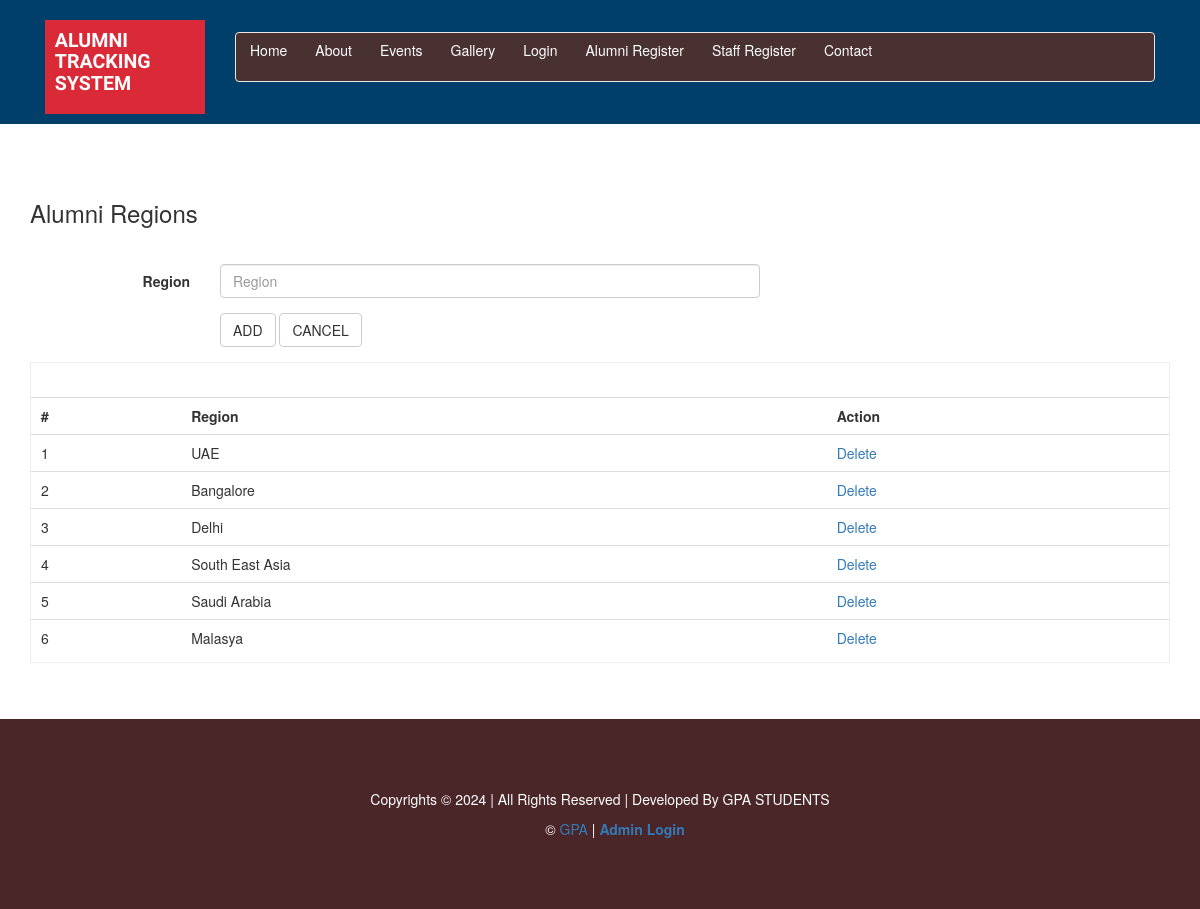
The app's page /region.php with its own data.
### tables this page shows
CREATE TABLE `tblregion` (
  `locid` int(11) NOT NULL,
  `location` varchar(150) NOT NULL
);

### region.php (the view, shortened to what this page needs)
<?php
include("header.php")
  ?>
<div class="container">
	<div class="page">
   <h3>Alumni Regions</h3>
<div class="bs-example" data-example-id="simple-horizontal-form">
    <form class="form-horizontal" action="" method="post">
      <div class="form-group">
        <label for="inputEmail3" class="col-sm-2 control-label">Region</label>
        <div class="col-sm-6">
          <input type="text" class="form-control" id="region" name="region" placeholder="Region" required>
        </div>
      </div>
      <div class="form-group">
        <div class="col-sm-offset-2 col-sm-10">
          <input type="submit" class="btn btn-default" name="add" value="ADD">
		       <input type="submit" class="btn btn-default" name="cancel" value="CANCEL">
        </div>
      </div>
    </form>
  </div>
 <div class="bs-example" data-example-id="contextual-table" style="border: 1px solid #eee">
    <table class="table" id="dataTables-example">
  <tr>
    <th>#</th>
    <th>Region</th>
    <th>Action</th>
  </tr>
  <?php
  $res = mysqli_query($con, "Select * from tblregion");
  $c = 1;
  while($row = mysqli_fetch_array($res))
  {
	  echo "<tr>
    <td>".$c++."</td>
    <td>".$row[1]."</td>
    <td><a href='region.php?id=$row[0]' onclick='return val()'>Delete</a></td>
  </tr>";
  }
    ?>
</table>
</div>
</div>
</div>
<?php
include("footer.php");
  ?>
<link rel="stylesheet" type="text/css" href="DataTables-1.10.12/extensions/Buttons/css/buttons.dataTables.css">
 	<link rel="stylesheet" type="text/css" href="DataTables-1.10.12/media/css/jquery.dataTables.css">

### css/style.css (style rules this page uses)
html,body { background:#fff; font-size: 100%; font-family: 'Questrial', sans-serif; }
body a { transition: 0.5s all; -webkit-transition: 0.5s all; -o-transition: 0.5s all; -moz-transition: 0.5s all; -ms-transition: 0.5s all; }
h1,h2,h3,h4,h5,h6,label,p { margin:0; }
.form-group { width: 100%; }
.table > thead > tr > th, .table > tbody > tr > th, .table > tfoot > tr > th, .table > thead > tr > td, .table > tbody > tr > td, .table > tfoot > tr > td { padding: 8px; line-height: 1.42857143; vertical-align: top; border-top: none; }
.page { padding: 4em 0 4em; }
.bs-example { padding: 2em 0 0; }
.form-horizontal .control-label { text-align: left; }

### records on screen
tblregion: location "UAE"
tblregion: location "Bangalore"
tblregion: location "Delhi"
tblregion: location "South East Asia"
tblregion: location "Saudi Arabia"
tblregion: location "Malasya"
